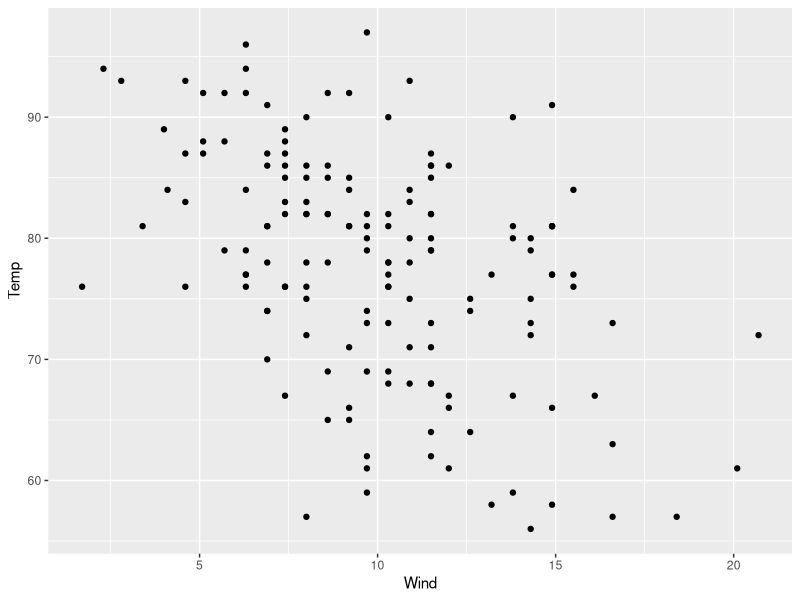
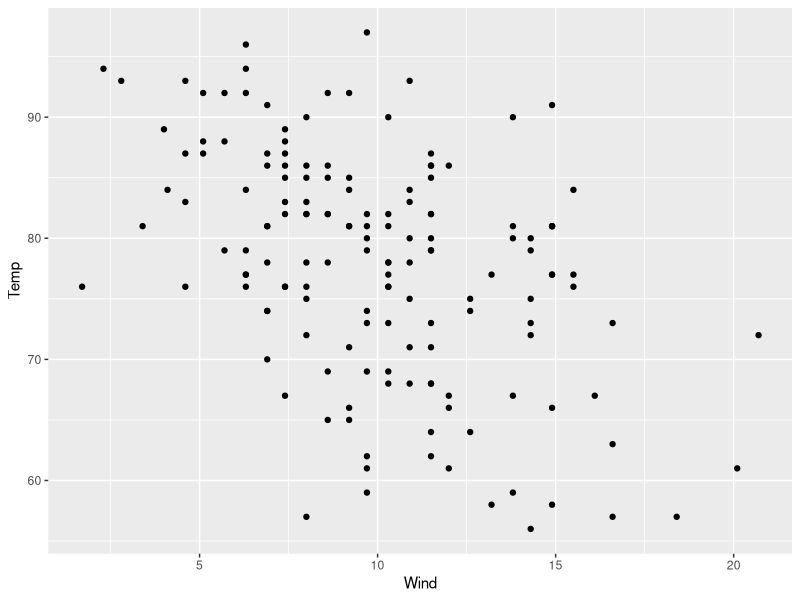
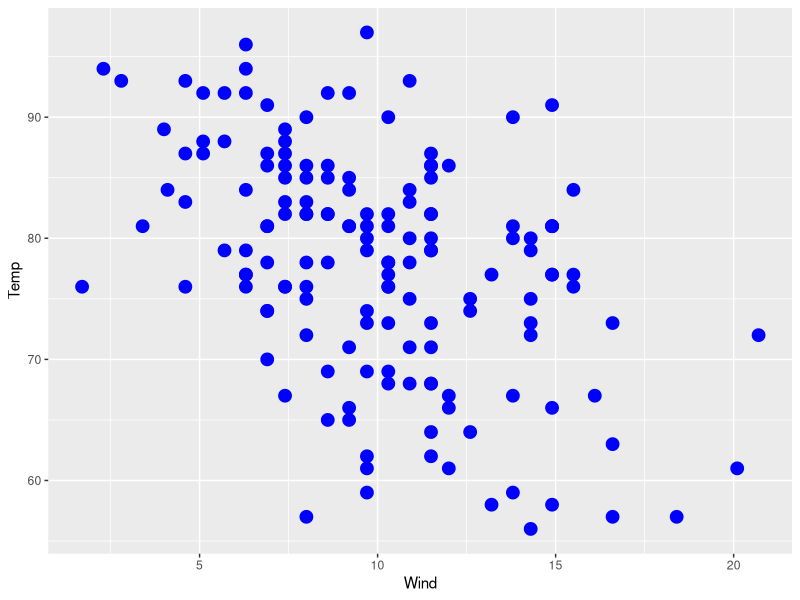
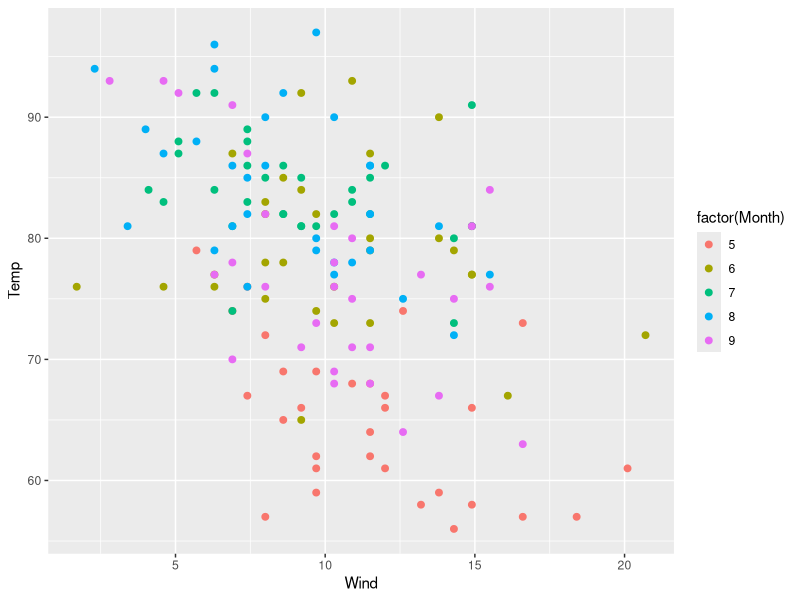
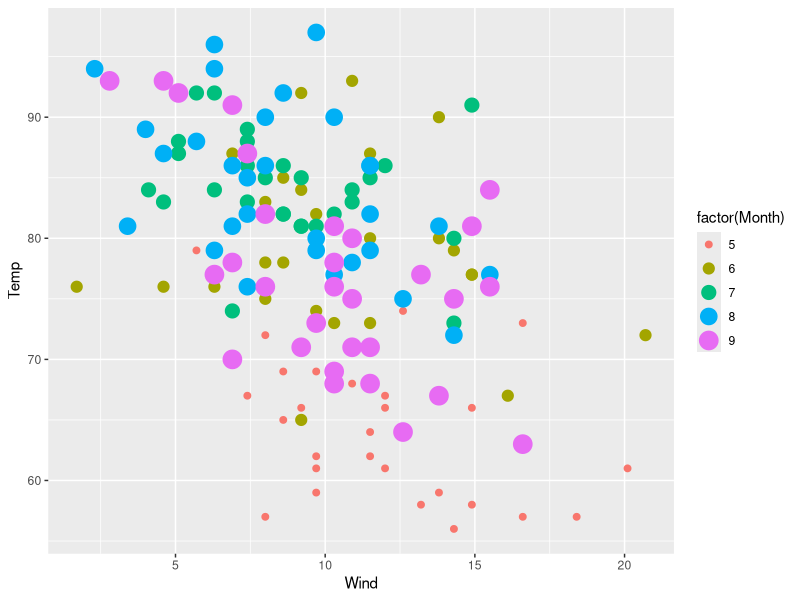
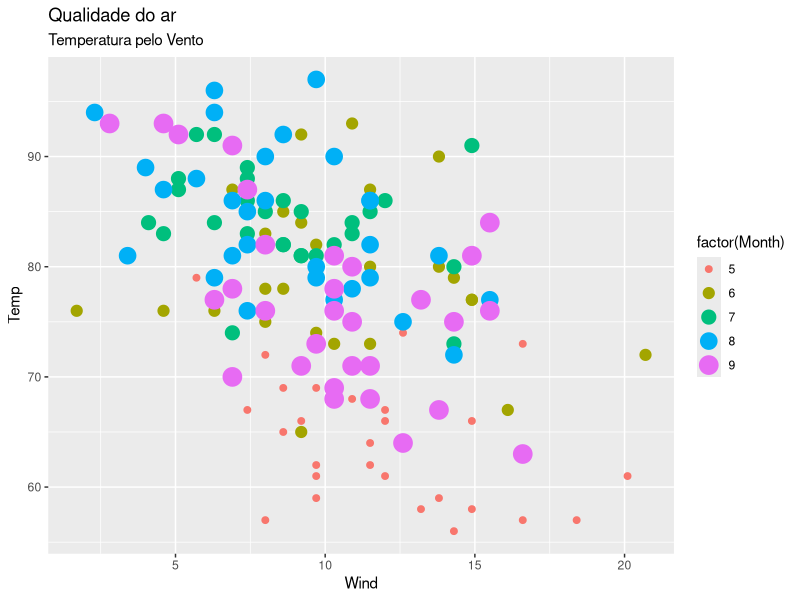
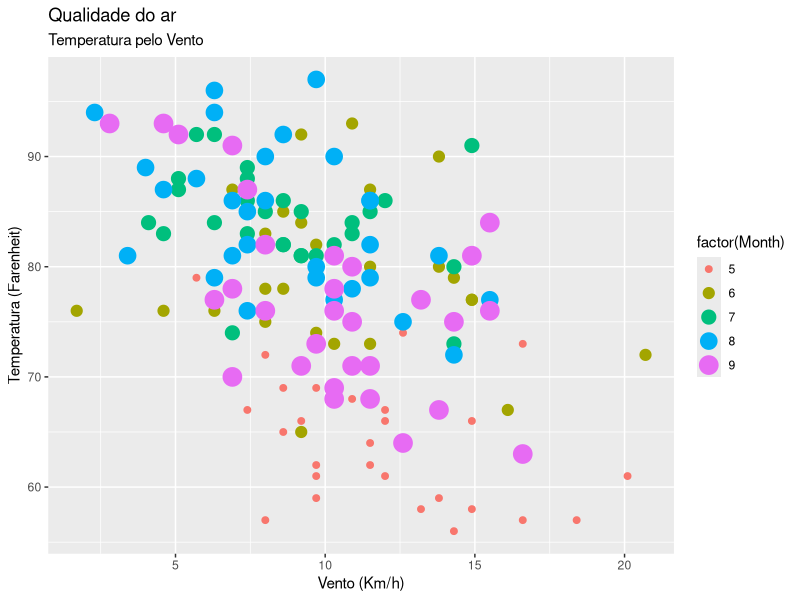
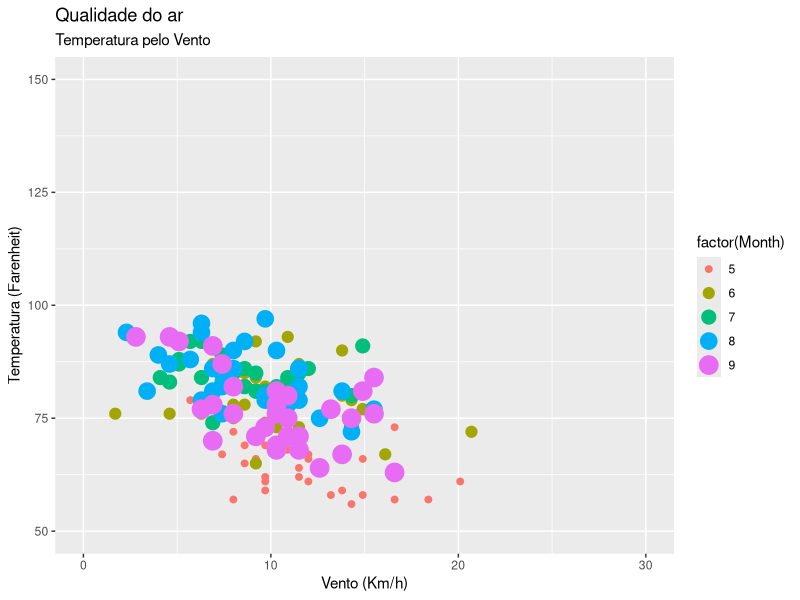

Write the R code that produced these figures, in order.
# Bibliotecas

# install.packages('dplyr')
# install.packages('ggplot2')

library(ggplot2)
library(dplyr)



# Leitura da base de dados
airquality <- as_tibble(datasets::airquality)
head(airquality)


# **Base de dados**: airquality.
#**Mapear as variáveis**: Wind (x) e Temp (y).
#**Objeto geométrico**: pontos (`geom_point()`).

ggplot(data = airquality,
       mapping = aes(x = Wind, y = Temp)) +
  geom_point() # Camada 1


# O mapeamento das variáveis também pode ser inserido no objeto geométrico:

ggplot(data = airquality) +
  geom_point(mapping = aes(x = Wind, y = Temp))


#### Cores e tamanhos dos objetos geométricos
# Caso 1: meramente estéticos
# Dentro do objeto geométrico (`geom_point()`)
# Cor: `geom_point(color = "cor desejada")`
# Tamanho dos pontos `geom_point(size = valor numérico)`

ggplot(data = airquality,
       mapping = aes(x = Wind, y = Temp)) +
  geom_point(color = "blue", size = 4)  # Camada 1


#### Cores e tamanhos dos objetos geométricos
# Caso 2: associados a uma terceira variável: `aes()` (mapeamento das variáveis)
# Dentro do objeto geométrico (`geom_point()`)
# Cor: `geom_point(color = variável)`
# Tamanho dos pontos `geom_point(size = variável)`
# Vou associar a cor à variável **Month** (numérico de 5 a 9)

# cor
ggplot(data = airquality) +
  geom_point(mapping = aes(x = Wind, y = Temp, color = factor(Month)), size = 2)  # Camada 1

# cor e tamanho
ggplot(data = airquality) +
  geom_point(mapping = aes(x = Wind, y = Temp, size = factor(Month), color = factor(Month)))  # Camada 1



#### Títulos e subtítulos
# Nova camada: `ggtitle("Titulo", "subtítulo")`.

ggplot(data = airquality) +
  geom_point(mapping = aes(x = Wind, y = Temp, size = factor(Month), color = factor(Month))) + # Camada 1
  ggtitle("Qualidade do ar", "Temperatura pelo Vento")  # Camada 2


#### Eixos
# Nova camada: `labs(x = "nome no eixo x", y = "nome no eixo y")`.

ggplot(data = airquality) +
  geom_point(mapping = aes(x = Wind, y = Temp, size = factor(Month), color = factor(Month))) + # Camada 1
  ggtitle("Qualidade do ar", "Temperatura pelo Vento") +  # Camada 2
  labs(x = "Vento (Km/h)", y = "Temperatura (Farenheit)") # Camada 3


#### Eixos
# Alterar limites das coordenadas: `xlim(c(a,b))` e `ylim(c(a,b))`.

ggplot(data = airquality) +
  geom_point(mapping = aes(x = Wind, y = Temp, size = factor(Month), color = factor(Month))) + # Camada 1
  ggtitle("Qualidade do ar", "Temperatura pelo Vento") +  # Camada 2
  labs(x = "Vento (Km/h)", y = "Temperatura (Farenheit)") + # Camada 3
  xlim(c(0,30)) + # Camada 4
  ylim(c(50,150)) # Camada 5


#### Legenda
# Nova camana: `guides()`.
# Associar com o tipo de representação: cor

ggplot(data = airquality) +
  geom_point(mapping = aes(x = Wind, y = Temp, color = factor(Month)), size = 3) + # Camada 1
  ggtitle("Qualidade do ar", "Temperatura pelo Vento") +  # Camada 2
  labs(x = "Vento (Km/h)", y = "Temperatura (Farenheit)") + # Camada 3
  guides(color=guide_legend(title="Mês")) # Camada 3


#### Temas
# Alterar temas dos gráficos: `theme_()`.
# Tema clássico

ggplot(data = airquality) +
  geom_point(mapping = aes(x = Wind, y = Temp, color = factor(Month)), size = 3) + # Camada 1
  ggtitle("Qualidade do ar", "Temperatura pelo Vento") +  # Camada 2
  labs(x = "Vento (Km/h)", y = "Temperatura (Farenheit)") + # Camada 3
  guides(color=guide_legend(title="Mês")) + # Camada 3
  theme_classic()  # Camada 4

#### Temas | Clássico / Tamanho da fonte

ggplot(data = airquality) +
  geom_point(mapping = aes(x = Wind, y = Temp, color = factor(Month)), size = 3) + # Camada 1
  ggtitle("Qualidade do ar", "Temperatura pelo Vento") +  # Camada 2
  labs(x = "Vento (Km/h)", y = "Temperatura (Farenheit)") + # Camada 3
  guides(color=guide_legend(title="Mês")) + # Camada 3
  theme_classic(16)  # Camada 4

# Tema escuro

ggplot(data = airquality) +
  geom_point(mapping = aes(x = Wind, y = Temp, color = factor(Month)), size = 3) + # Camada 1
  ggtitle("Qualidade do ar", "Temperatura pelo Vento") +  # Camada 2
  labs(x = "Vento (Km/h)", y = "Temperatura (Farenheit)") + # Camada 3
  guides(color=guide_legend(title="Mês")) + # Camada 3
  theme_dark(16)  # Camada 4

# Tema mínimo*

ggplot(data = airquality) +
  geom_point(mapping = aes(x = Wind, y = Temp, color = factor(Month)), size = 3) + # Camada 1
  ggtitle("Qualidade do ar", "Temperatura pelo Vento") +  # Camada 2
  labs(x = "Vento (Km/h)", y = "Temperatura (Farenheit)") + # Camada 3
  guides(color=guide_legend(title="Mês")) + # Camada 3
  theme_minimal(16)  # Camada 4
